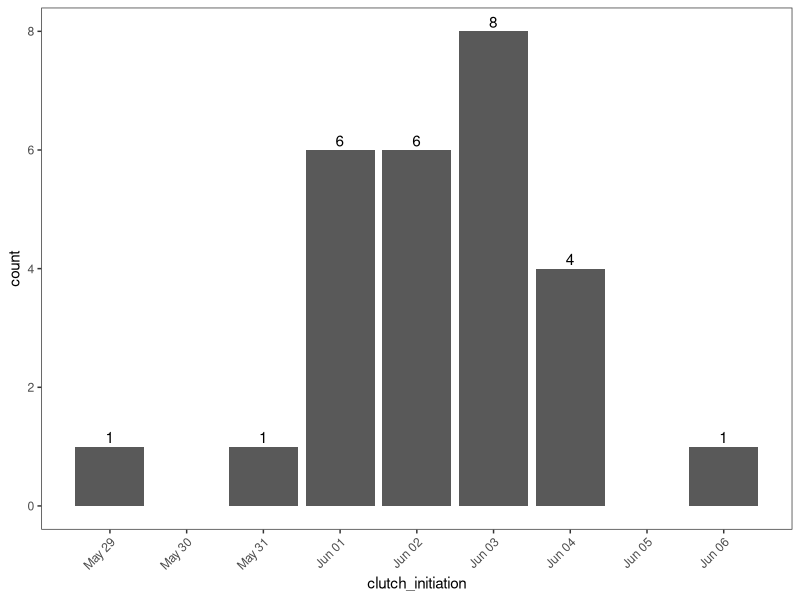
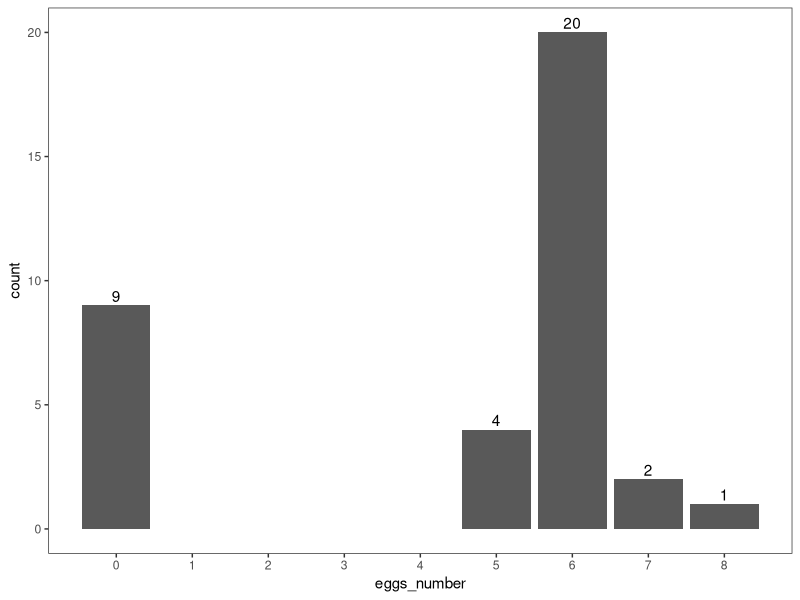
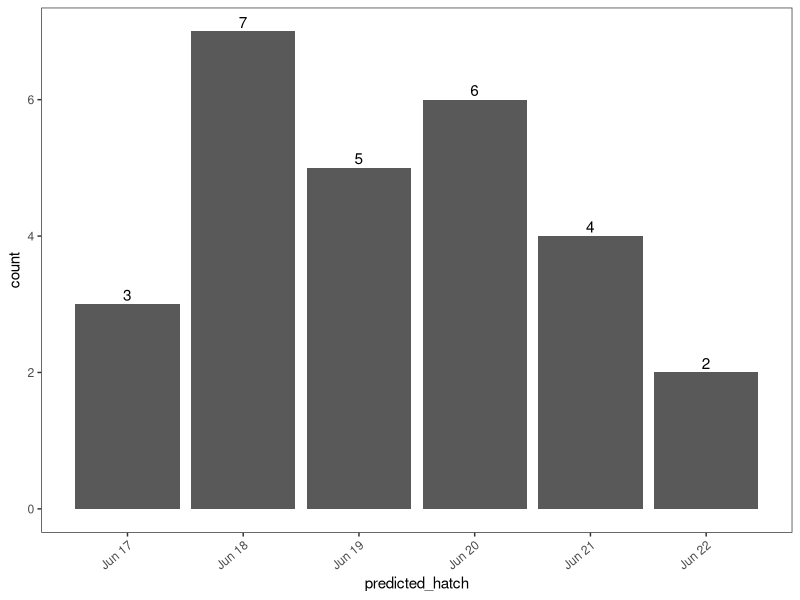
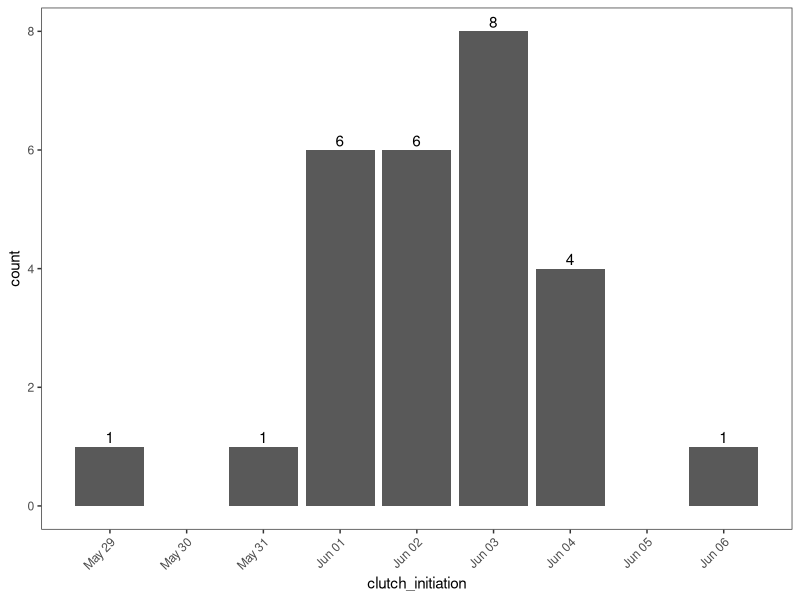
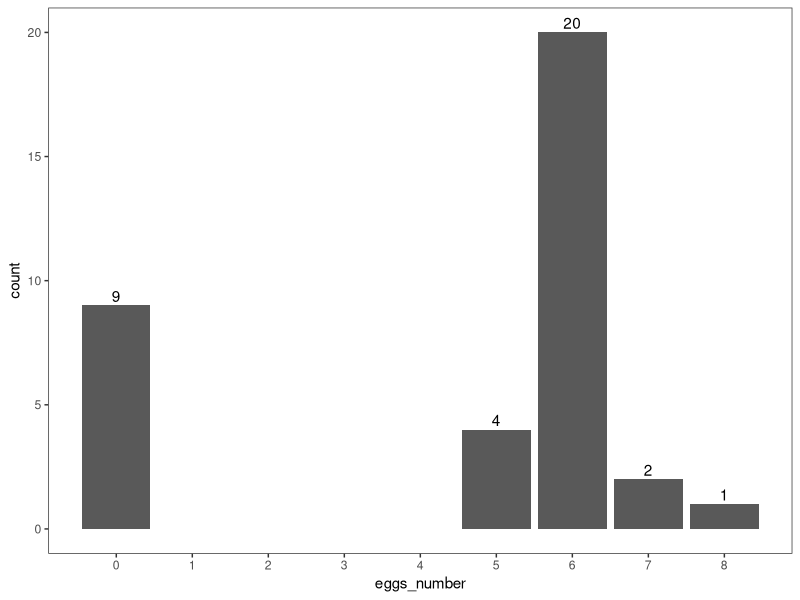
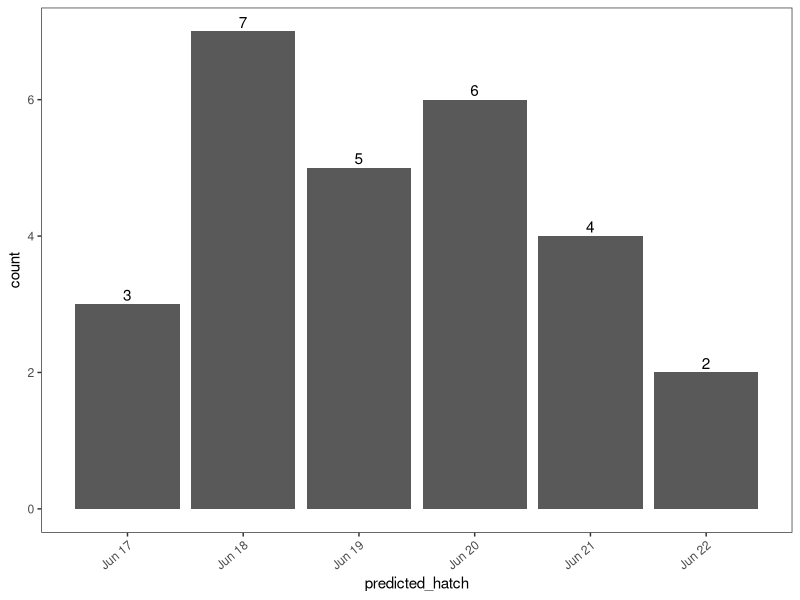

The R source for these figures, in order: (Note: this script raises an error after producing the figures.)
### Tree Swallow Nest Box Monitoring
### Date: 5/28/2025
### By: Randall J. Friendly
###
### This will be a working r script to estimate hatch dates for banding, visuals, and summary statistics

### Activate packages
library(readxl)
library(data.table)
library(tidyverse)
library(lubridate)
library(dplyr)
library(openxlsx)
library(ggplot2)
library(tidyr)
library(writexl)

# Read in data
visit_data26 <- read_excel("data/2026_BET_nest_record.xlsx")
visit_sum_data26 <- read_excel("data/2026_BET_nest_record_summary.xlsx")

# view the data
head(visit_data26)

# make variables factor variables
# 2026 BET nest record
visit_data26$species <- as.factor(visit_data26$species)
visit_data26$observer <- as.factor(visit_data26$observer)
visit_data26$year <- as.factor(visit_data26$year)
visit_data26$site <- as.factor(visit_data26$site)
visit_data26$box_number <- as.factor(visit_data26$box_number)
visit_data26$date <- as.Date(visit_data26$date)
head(visit_data26)

# 2026 BET nest record summary
head(visit_sum_data26)
visit_sum_data26$box_number <- as.factor(visit_sum_data26$box_number)
visit_sum_data26$species <- as.factor(visit_sum_data26$species)
visit_sum_data26$site <- as.factor(visit_sum_data26$site)
visit_sum_data26$year <- as.factor(visit_sum_data26$year)
visit_sum_data26$clutch_initiation <- as.Date(visit_sum_data26$clutch_initiation)
visit_sum_data26$clutch_completion <- as.Date(visit_sum_data26$clutch_completion)
visit_sum_data26$predicted_hatch <- as.Date(visit_sum_data26$predicted_hatch)
visit_sum_data26$incubation_start <- as.Date(visit_sum_data26$incubation_start)
visit_sum_data26$actual_hatch <- as.Date(visit_sum_data26$actual_hatch)
visit_sum_data26$predicted_fledge <- as.Date(visit_sum_data26$predicted_fledge)
visit_sum_data26$actual_fledge <- as.Date(visit_sum_data26$actual_fledge)
visit_sum_data26$successful <- as.factor(visit_sum_data26$successful)
head(visit_sum_data26)


# view data
summary(visit_data26)

# create a histogram that shows a visual on nest initiation dates
ggplot(visit_sum_data26, aes(x = clutch_initiation)) +
  geom_bar() +
  scale_x_date(
    date_breaks = "1 day",          # Tick every day; change to "2 days", "1 week", etc.
    date_labels = "%b %d") +
  geom_text(stat = "count", aes(label = ..count..), vjust = -0.3) +
  theme_bw() +
  theme(
    panel.grid.major = element_blank(),
    panel.grid.minor = element_blank()
  ) +
  theme(axis.text.x = element_text(angle = 45, hjust = 1))
ggsave("output/phenology_updates/clutch_init.jpg",width = 5, height = 5, dpi = 600)

# create historgram that shows visual of number of eggs laid
# subset to get rows with max egg number per unique nest box
vd_egg <- visit_data26 %>%
  group_by(box_number) %>%
  slice_max(order_by = eggs_number, with_ties = FALSE) %>%
  ungroup()

ggplot(vd_egg, aes(x = eggs_number)) +
  geom_bar() +
  scale_x_continuous(breaks = seq(0, max(vd_egg$eggs_number), by = 1)) +
  geom_text(stat = "count", aes(label = ..count..), vjust = -0.3) +
  theme_bw() +
  theme(
    panel.grid.major = element_blank(),
    panel.grid.minor = element_blank()
  )
ggsave("output/phenology_updates/number_eggs.jpg",width = 5, height = 5, dpi = 600)

# create a historgram that shows the projected hatch dates
ggplot(visit_sum_data26, aes(x = predicted_hatch)) +
  geom_bar() +
  scale_x_date(
    date_breaks = "1 day",          # Tick every day; change to "2 days", "1 week", etc.
    date_labels = "%b %d") +
  geom_text(stat = "count", aes(label = ..count..), vjust = -0.3) +
  theme_bw() +
  theme(
    panel.grid.major = element_blank(),
    panel.grid.minor = element_blank()
  ) +
  theme(axis.text.x = element_text(angle = 40, hjust = 1))
ggsave("output/phenology_updates/predicted_hatch.jpg",width = 5, height = 5, dpi = 600)

summary(visit_sum_data26)


# create a new data frame that shows the next nest checks for completed nests
completed_nests <- visit_sum_data26 %>%
  select(box_number, clutch_initiation, clutch_completion, predicted_hatch, actual_hatch) %>%
  mutate(next_check_7days = clutch_completion + 7) %>%
  mutate(nestling_age_11 = predicted_hatch + 11) %>%
  mutate(real_nestling_age_11 = actual_hatch + 11)
write_xlsx(completed_nests, "output/phenology_updates/completed_nests.xlsx")

# create a histogram that shows the dates of where the nestlings should be 11 days old
ggplot(completed_nests, aes(x = nestling_age_11)) +
  geom_bar() +
  scale_x_date(
    date_breaks = "1 day",          # Tick every day; change to "2 days", "1 week", etc.
    date_labels = "%b %d") +
  geom_text(stat = "count", aes(label = ..count..), vjust = -0.3) +
  theme_bw() +
  theme(
    panel.grid.major = element_blank(),
    panel.grid.minor = element_blank()
  ) +
  theme(axis.text.x = element_text(angle = 40, hjust = 1))
ggsave("output/phenology_updates/nestling_age_11.jpg",width = 5, height = 5, dpi = 600)

# Get the averages of 5 variable dates of interest
#visualize how r reads the data
head(completed_nests) # they are as <date> 
date_columns <- completed_nests[, c("clutch_initiation", "clutch_completion", "predicted_hatch", "nestling_age_11")]
date_columns_num <- as.data.frame(lapply(date_columns, as.numeric))
ave_date_columns_num <- colMeans(date_columns_num, na.rm = TRUE)
average_dates <- as.Date(ave_date_columns_num, origin = "1970-01-01")
sum_table <- data.frame(column = names(average_dates), average_date = average_dates)
print(sum_table)
write_xlsx(sum_table, "output/phenology_updates/summary_mean_table.xlsx")

# create a histogram that shoes the actual dates of hatch.
ggplot(completed_nests, aes(x = actual_hatch)) +
  geom_bar() +
  scale_x_date(
    date_breaks = "1 day",          # Tick every day; change to "2 days", "1 week", etc.
    date_labels = "%b %d") +
  geom_text(stat = "count", aes(label = ..count..), vjust = -0.3) +
  theme_bw() +
  theme(
    panel.grid.major = element_blank(),
    panel.grid.minor = element_blank()
  ) +
  theme(axis.text.x = element_text(angle = 40, hjust = 1))
ggsave("output/phenology_updates/actual_hatch.jpg",width = 5, height = 5, dpi = 600)

# create a histogram that shows the dates of where the nestlings WILL ACTUALLY be 11 days old
ggplot(completed_nests, aes(x = real_nestling_age_11)) +
  geom_bar() +
  scale_x_date(
    date_breaks = "1 day",          # Tick every day; change to "2 days", "1 week", etc.
    date_labels = "%b %d") +
  geom_text(stat = "count", aes(label = ..count..), vjust = -0.3) +
  theme_bw() +
  theme(
    panel.grid.major = element_blank(),
    panel.grid.minor = element_blank()
  ) +
  theme(axis.text.x = element_text(angle = 40, hjust = 1))
ggsave("output/phenology_updates/real_nestling_age_11.jpg",width = 5, height = 5, dpi = 600)
